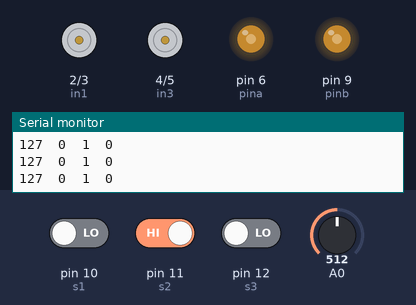
This sketch was run on a simulated Arduino Uno, built with avr-gcc and run on an emulated ATmega328P. On the bench: motor-driver pin pairs drawn as motors (green arrow = first pin HIGH = forward, orange = second pin HIGH = backward, longer = more drive), output pins drawn as LEDs (lit = HIGH), the last lines printed to the serial monitor. Inputs (shaded band) come from the test bench; at power-on: A0 = 512, pin 12 (s3) LOW, pin 10 (s1) LOW, pin 11 (s2) HIGH.

Above: at 1.2 s.
1.3 s: A0 set to 411
At 1.9 s:
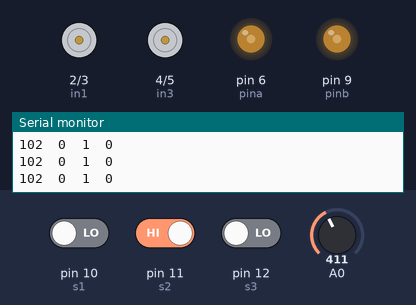
2.8 s: A0 set to 394
At 4.1 s:
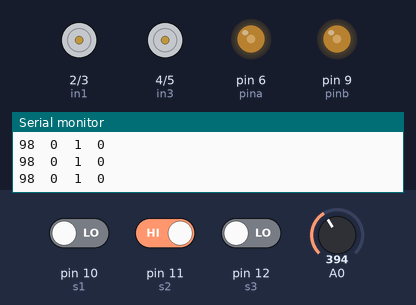
5.8 s: pin 12 (s3) driven HIGH
At 6.8 s:
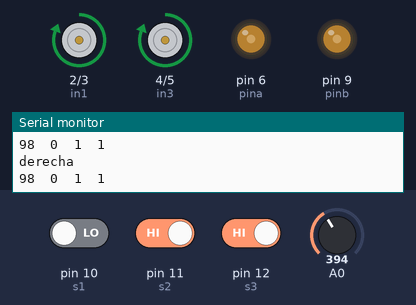
7.3 s: pin 10 (s1) driven HIGH
At 8.4 s:
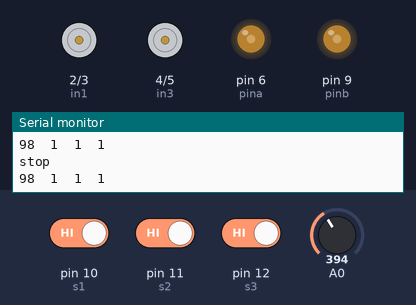
8.8 s: pin 11 (s2) driven LOW
At 9.1 s:
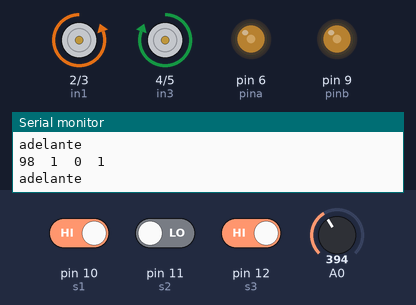
10.3 s: A0 set to 716
At 11.0 s:
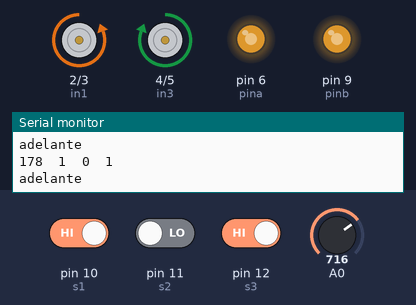
Timing chart, 0 to 12.8 s (numbered marks = the images above; inputs shaded):
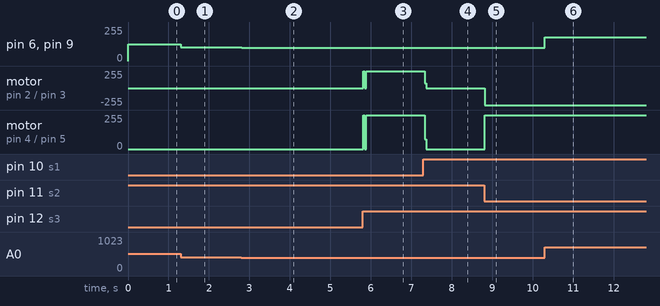

Measured:
- after the input at 1.3 s, pin 6 (pina), pin 9 (pinb): 127/255 → 102/255 at once
- after the input at 2.8 s, pin 6 (pina), pin 9 (pinb): 102/255 → 98/255 at once
- after the input at 5.8 s, motor on pin 2 (in1) / pin 3 (in2), motor on pin 4 (in3) / pin 5 (in4): stopped → forward 255/255 at once
- after the input at 7.3 s, motor on pin 2 (in1) / pin 3 (in2), motor on pin 4 (in3) / pin 5 (in4): forward 255/255 → stopped at once
- after the input at 8.8 s, motor on pin 2 (in1) / pin 3 (in2): stopped → backward 255/255 at once; motor on pin 4 (in3) / pin 5 (in4): stopped → forward 255/255 at once
- after the input at 10.3 s, pin 6 (pina), pin 9 (pinb): 98/255 → 178/255 at once

The sketch:

sketch_may18a.ino
```cpp
#define s1 10
#define s2 11
#define s3 12
#define in1 2
#define in2 3
#define in3 4
#define in4 5
int vel;
int pina = 6;
int pinb = 9;
void setup() {
  pinMode(s1, INPUT);
  pinMode(s2, INPUT);
  pinMode(s3, INPUT);
  pinMode(in1, OUTPUT);
  pinMode(in2, OUTPUT);
  pinMode(in3, OUTPUT);
  pinMode(in4, OUTPUT);
  pinMode(pina, OUTPUT);
  pinMode(pinb, OUTPUT);
  Serial.begin(9600);
}

void loop() {
  vel = analogRead(A0);
  vel = map(vel, 0, 1023, 0, 255);
  analogWrite(pina, vel);
  analogWrite(pinb, vel);
  Serial.print(vel);
  Serial.print('\t');
  Serial.print(digitalRead(s1));
  Serial.print('\t');
  Serial.print(digitalRead(s2));
  Serial.print('\t');
  Serial.println(digitalRead(s3));

    if (digitalRead(s1) == 1 && digitalRead(s2) == 0 && digitalRead(s3) == 1) {
adelante();
    Serial.println("adelante");
    }
    if (digitalRead(s1) == 1 && digitalRead(s2) == 1 && digitalRead(s3) == 0) {
    izquierda();
    Serial.println("izquierda");
    }
    if (digitalRead(s1) == 0 && digitalRead(s2) == 1 && digitalRead(s3) == 1) {
    derecha();
    Serial.println("derecha");
    }
    if (digitalRead(s1) == 1 && digitalRead(s2) == 1 && digitalRead(s3) == 1) {
    stop_();
    Serial.println("stop");
    }
}


void adelante() {
  stop_();
  digitalWrite(in1, LOW);
  digitalWrite(in2, HIGH);
  digitalWrite(in3, HIGH);
  digitalWrite(in4, LOW);
}
void izquierda() {
  stop_();
  digitalWrite(in1, LOW);
  digitalWrite(in2, HIGH);
  digitalWrite(in3, LOW);
  digitalWrite(in4, HIGH);

}
void derecha() {
  stop_();
  digitalWrite(in1, HIGH);
  digitalWrite(in2, LOW);
  digitalWrite(in3, HIGH);
  digitalWrite(in4, LOW);

}
void stop_() {
  digitalWrite(in1, LOW);
  digitalWrite(in2, LOW);
  digitalWrite(in3, LOW);
  digitalWrite(in4, LOW);
}
```
